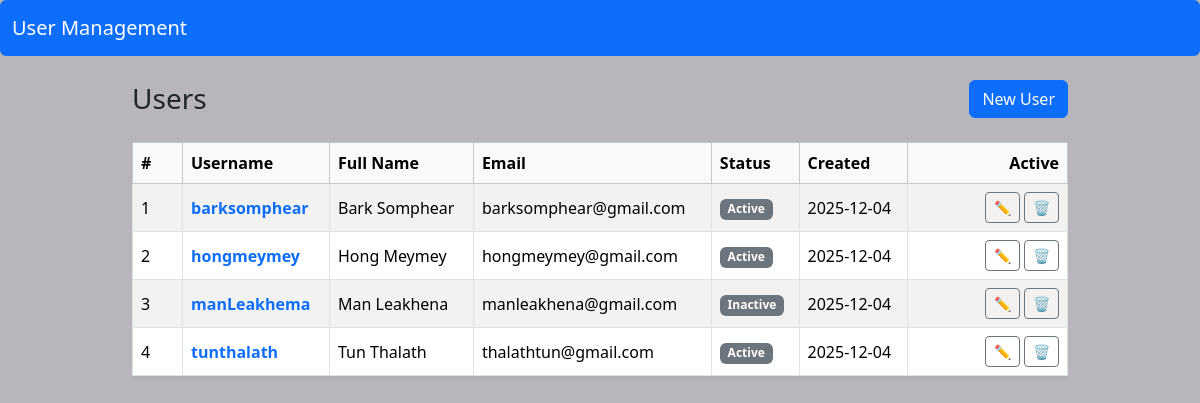
/users/, run on the app's committed database.
### app/models/user.py (models this page shows, shortened)
class User(db.Model):
    __tablename__ = "users"
    id = db.Column(db.Integer, primary_key=True)
    username = db.Column(db.String(80), unique=True, nullable=False)
    email = db.Column(db.String(120), unique=True, nullable=False)
    full_name = db.Column(db.String(120), nullable=False)
    is_active = db.Column(db.Boolean, default=True, nullable=False)
    password_hash = db.Column(db.String(255), nullable=False)
    created_at = db.Column(db.DateTime, default=datetime.utcnow, nullable=False)
    updated_at = db.Column(
        db.DateTime, default=datetime.utcnow, onupdate=datetime.utcnow, nullable=False
    )

### app/routes/user_routes.py (the view)
@user_bp.route("/")
def index():
    users = UserService.get_all()
    return render_template("users/index.html", users=users)

### app/services/user_services.py (called while the page is built)
    @staticmethod
    def get_all() -> List[User]:
        return User.query.order_by(User.id.desc()).all()

### app/templates/users/index.html (shortened to what this page needs)
{% extends "layouts/base.html" %}
{% block content %}
<div class="d-flex justify-content-between align-items-center mb-4">
    <h1 class="h3 mb-0">Users</h1>
    <a href="{{ url_for('users.create') }}" class="btn btn-primary">New User</a>
</div>
{% if users %}
<div class="table-responsive">
    <table class="table table-striped table-bordered align-middle shadow-sm">
        <thead class="table-light">
            <tr>
                <th style="width: 50px">#</th>
                <th>Username</th>
                <th>Full Name</th>
                <th>Email</th>
                <th>Status</th>
                <th>Created</th>
                <th class="text-end" style="width: 160px">Active</th>
            </tr>
        </thead>
        <tbody>
            {% for user in users %}
            <tr>
                <td>{{ loop.index }}</td>
                <td>
                    <a
                        href="{{ url_for('users.detail', user_id=user.id) }}"
                        class="text-decoration-none fw-semibold"
                    >
                    {{ user.username }}
                    </a>
                </td>
                <td>{{ user.full_name }}</td>
                <td>{{ user.email }}</td>
                <td>
                    {% if user.is_active %}
                        <span class="badge bg-secondary">Active</span>
                    {% else %}
                        <span class="badge bg-secondary">Inactive</span>
                    {% endif %}
                </td>
                <td>{{ user.created_at.strftime('%Y-%m-%d') }}</td>
                <td class="text-end">
                    <a
                        href="{{ url_for('users.edit', user_id = user.id) }}"
                        class="btn btn-sm btn-outline-secondary"
                        title="Edit"
                    >
                    ✏️
                    </a>
                    <a
                        href="{{ url_for('users.delete_confirm', user_id = user.id) }}"
                        class="btn btn-sm btn-outline-secondary"
                        title="Delete"
                    >
                    🗑️
                    </a>
                </td>
            </tr>
            {% endfor %}
        </tbody>
    </table>
</div>
{% else %}
<div class="alert alert-info">
    No users found
    <a href="{{ url_for('users.create') }}">Create the first user</a>.
</div>
{% endif %}
{% endblock %}

### app/templates/layouts/base.html (shortened to what this page needs)
<!doctype html>
<html lang="en">
<head>
    <link href="https://cdn.jsdelivr.net/npm/bootstrap@5.3.8/dist/css/bootstrap.min.css" rel="stylesheet" />
    <link rel="stylesheet" href="{{ url_for('static', filename='css/style/style.css') }} " />
</head>
<body>
<nav class="navbar navbar-expand-lg navbar-dark bg-primary rounded-2 mb-4">
    <div class="container-fluid">
        <a class="navbar-brand" href="{{ url_for('users.index') }}">
            User Management
        </a>
    </div>
</nav>
<main class="container">
    {% block content %}{% endblock %}
</main>
</body>
</html>

### app/static/css/style.css (style rules this page uses)
body { background-color: #f5f5f5; }
main.container { max-width: 960px; }
table td, table, th { vertical-align: middle; }

### app/templates/layouts/base.html (style rules this page uses)
body { background-color: #b8b6bbff; }

### data on the page
User: username "barksomphear", full_name "Bark Somphear", email "barksomphear@gmail.com", is_active "Active", created_at "2025-12-04"
User: username "hongmeymey", full_name "Hong Meymey", email "hongmeymey@gmail.com", is_active "Active", created_at "2025-12-04"
User: username "manLeakhema", full_name "Man Leakhena", email "manleakhena@gmail.com", is_active "Inactive", created_at "2025-12-04"
User: username "tunthalath", full_name "Tun Thalath", email "thalathtun@gmail.com", is_active "Active", created_at "2025-12-04"
